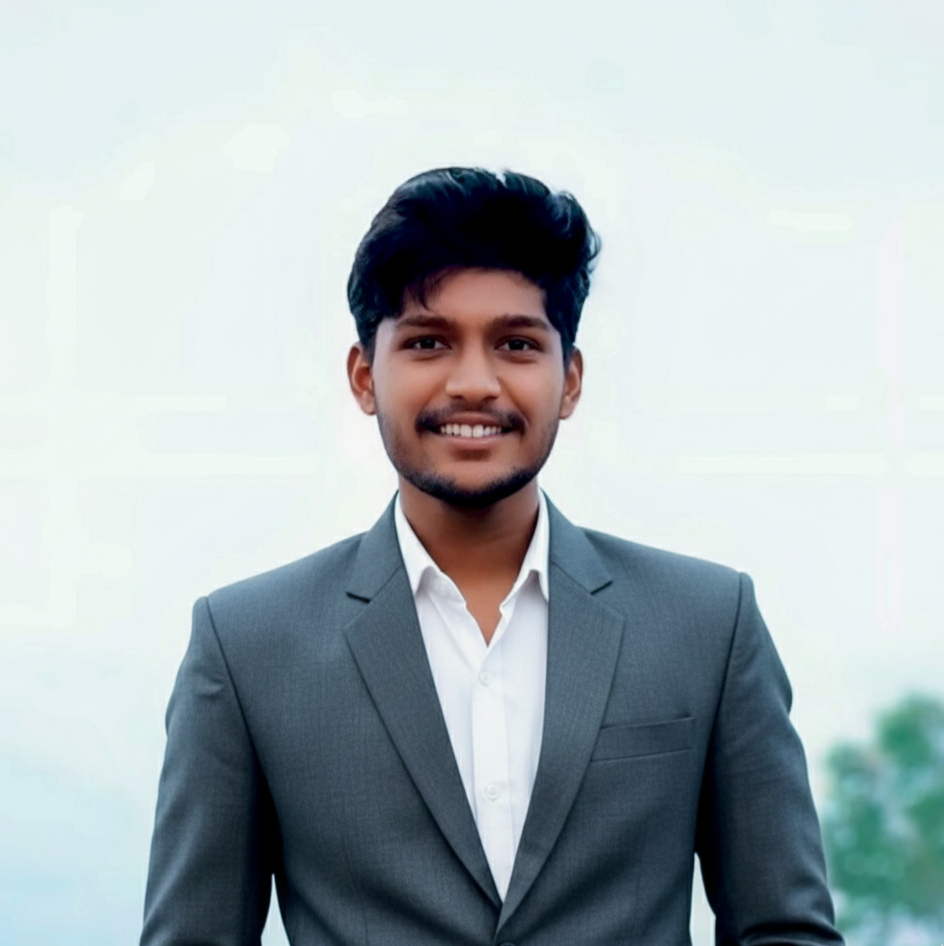
#> input picture photo.png, 944 x 946 px
$ python test_particle_morph.py
#> lines starting #> are read from the running program, lines starting #| are printed output that depends on the picture; after the words box and inside, x2 and y2 are one past the last pixel; in counts of white or black regions, pixels touching at a corner belong together
### build_banner.py
import os
import math
import numpy as np
from PIL import Image, ImageEnhance, ImageFilter, ImageOps, ImageDraw
from scipy.ndimage import binary_fill_holes, binary_closing
from scipy.optimize import linear_sum_assignment

# --- Configuration & Dimensions ---
SVG_W, SVG_H = 1180, 610
PORTRAIT_GRID_W, PORTRAIT_GRID_H = 300, 340

# Position portrait frame inside left panel:
X_OFFSET = 70
Y_OFFSET = 142
SCALE = 1.06

# Color Palettes
PALETTE = {
    'dark': {
        'bg': '#0A101F',
        'card_bg': '#111A2E',
        'card_border': '#1E293B',
        'portrait_dot': '#A78BFA',
        'chrome': '#22D3EE',
        'accent': '#10B981',
        'live_red': '#EF4444',
        'text_header': '#F8FAFC',
        'text_label': '#94A3B8',
        'text_value': '#E2E8F0',
        'dotted_leader': '#334155',
        'pill_bg': 'rgba(34, 211, 238, 0.12)',
        'pill_border': 'rgba(34, 211, 238, 0.4)',
        'pill_text': '#22D3EE',
        'mail_bg': 'rgba(34, 211, 238, 0.10)',
        'mail_border': 'rgba(34, 211, 238, 0.45)',
        'mail_text': '#22D3EE'
    },
    'light': {
        'bg': '#F8FAFC',
        'card_bg': '#FFFFFF',
        'card_border': '#E2E8F0',
        'portrait_dot': '#7C3AED',
        'chrome': '#0891B2',
        'accent': '#10B981',
        'live_red': '#EF4444',
        'text_header': '#0F172A',
        'text_label': '#64748B',
        'text_value': '#1E293B',
        'dotted_leader': '#CBD5E1',
        'pill_bg': 'rgba(8, 145, 178, 0.1)',
        'pill_border': 'rgba(8, 145, 178, 0.3)',
        'pill_text': '#0891B2',
        'mail_bg': 'rgba(8, 145, 178, 0.08)',
        'mail_border': 'rgba(8, 145, 178, 0.35)',
        'mail_text': '#0891B2'
    }
}

# --- 1. Image Processing & Dithering ---
def process_portrait(mode='dark'):
#> called with mode = 'dark'
    img = Image.open('photo.png').convert('RGB')
    img_resized = img.resize((PORTRAIT_GRID_W, PORTRAIT_GRID_H), Image.Resampling.LANCZOS)
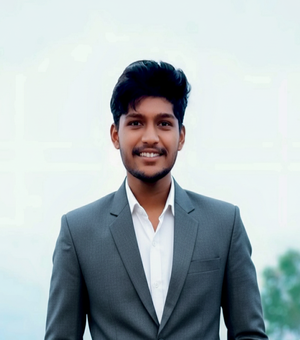
#> img_resized: PIL image 300x340 RGB; mean R, G, B 171.9, 183, 186
    img_np = np.array(img_resized)

    bg_sample = np.mean(img_np[:25, :25, :3], axis=(0,1))
#> bg_sample = [228, 240.1, 240.8]
    dist = np.linalg.norm(img_np[:, :, :3].astype(float) - bg_sample, axis=2)

    mask = dist > 30.0
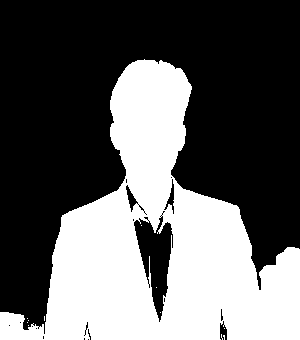
#> mask: shape (340, 300) bool; 38.1% white; 12 white regions (11 under 20 px), largest, box (x1, y1, x2, y2) and area: (0, 59, 300, 340) 38869

    # Clip out background bushes in bottom corners
    Y, X = np.ogrid[:PORTRAIT_GRID_H, :PORTRAIT_GRID_W]
    bush_left = (Y > 240) & (X < 50)
    bush_right = (Y > 230) & (X > 250)
    mask[bush_left] = False
    mask[bush_right] = False
#> mask: shape (340, 300) bool; 33.2% white; 7 white regions (6 under 20 px), largest, box (x1, y1, x2, y2) and area: (50, 59, 251, 340) 33821

    mask = binary_closing(mask, structure=np.ones((5,5)))
#> mask: shape (340, 300) bool; 33.2% white; 1 white region, box (x1, y1, x2, y2) and area: (50, 59, 251, 338) 33909
    mask = binary_fill_holes(mask)
#> mask: shape (340, 300) bool; 35.2% white; 1 white region, box (x1, y1, x2, y2) and area: (50, 59, 251, 338) 35940

    gray = img_resized.convert('L')
    gray = ImageEnhance.Contrast(gray).enhance(1.3)
    gray = ImageOps.autocontrast(gray, cutoff=1)
    gray = gray.filter(ImageFilter.UnsharpMask(radius=3, percent=140))

    gray_arr = np.array(gray, dtype=float)

    dither = gray_arr.copy()
    out_bits = np.zeros_like(dither, dtype=int)

    for y in range(PORTRAIT_GRID_H):
        if y % 2 == 0:
            for x in range(PORTRAIT_GRID_W):
                old_val = dither[y, x]
                new_val = 255 if old_val > 128 else 0
                out_bits[y, x] = new_val
                err = old_val - new_val
                if x + 1 < PORTRAIT_GRID_W:
                    dither[y, x + 1] += err * 7 / 16.0
                if y + 1 < PORTRAIT_GRID_H:
                    if x - 1 >= 0:
                        dither[y + 1, x - 1] += err * 3 / 16.0
                    dither[y + 1, x] += err * 5 / 16.0
                    if x + 1 < PORTRAIT_GRID_W:
                        dither[y + 1, x + 1] += err * 1 / 16.0
        else:
            for x in range(PORTRAIT_GRID_W - 1, -1, -1):
                old_val = dither[y, x]
                new_val = 255 if old_val > 128 else 0
                out_bits[y, x] = new_val
                err = old_val - new_val
                if x - 1 >= 0:
                    dither[y, x - 1] += err * 7 / 16.0
                if y + 1 < PORTRAIT_GRID_H:
                    if x + 1 < PORTRAIT_GRID_W:
                        dither[y + 1, x + 1] += err * 3 / 16.0
                    dither[y + 1, x] += err * 5 / 16.0
                    if x - 1 >= 0:
                        dither[y + 1, x - 1] += err * 1 / 16.0
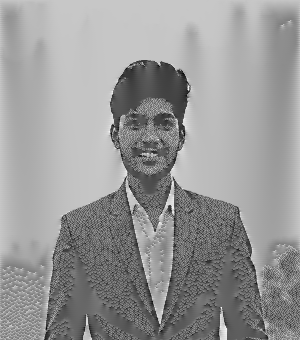
#> dither: shape (340, 300) float64; min -91.6, max 352, mean 172.4; drawn with min black and max white
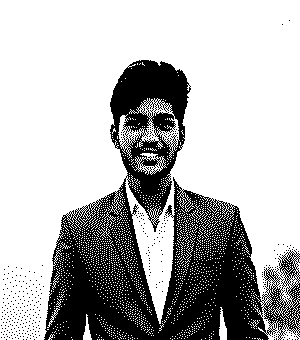
#> out_bits: shape (340, 300) int64; 70.5% white; 350 black regions (349 under 20 px), largest, box (x1, y1, x2, y2) and area: (44, 60, 300, 340) 29716

    if mode == 'dark':
        dot_mask = (out_bits == 255) & mask
#> dot_mask: shape (340, 300) bool; 8.5% white; 2075 white regions (2057 under 20 px), largest, box (x1, y1, x2, y2) and area: (125, 170, 175, 324) 3153, (118, 98, 180, 159) 1136, (134, 153, 167, 175) 269
    else:
        dot_mask = (out_bits == 0) & mask

    ys, xs = np.where(dot_mask)
#> ys = 8719 values from 59 to 337; xs = 8719 values, max 250 at index 5211, min 50 at index 7130, mean 150
    dots = np.column_stack([xs, ys])
#> dots = 8719 pairs, first value 50 to 250, second value 59 to 337
    return dots

# --- 2. Logo Point Clouds & Optimal Transport Chain ---
def generate_logos(num_points=900):
    def make_logo(logo_type):
        img = Image.new('L', (PORTRAIT_GRID_W, PORTRAIT_GRID_H), 0)
        draw = ImageDraw.Draw(img)
        cx, cy = PORTRAIT_GRID_W // 2, PORTRAIT_GRID_H // 2

        if logo_type == "flutter":
            p1 = [(cx - 20, cy - 90), (cx + 65, cy - 90), (cx - 15, cy - 10), (cx - 100, cy - 10)]
            draw.polygon(p1, fill=255)
            p2 = [(cx - 30, cy + 10), (cx + 55, cy + 10), (cx - 25, cy + 90), (cx - 110, cy + 90)]
            draw.polygon(p2, fill=255)
        elif logo_type == "code":
            draw.line([(cx - 30, cy - 65), (cx - 95, cy), (cx - 30, cy + 65)], fill=255, width=24)
            draw.line([(cx + 25, cy - 75), (cx - 25, cy + 75)], fill=255, width=22)
            draw.line([(cx + 30, cy - 65), (cx + 95, cy), (cx + 30, cy + 65)], fill=255, width=24)
        elif logo_type == "vercel":
            pts = [(cx, cy - 95), (cx - 105, cy + 85), (cx + 105, cy + 85)]
            draw.polygon(pts, fill=255)

        arr = np.array(img)
        ys, xs = np.where(arr > 128)
        idx = np.random.choice(len(xs), size=num_points, replace=(len(xs) < num_points))
        return np.column_stack([xs[idx], ys[idx]]).astype(float)

    p1_raw = make_logo("flutter")
    p2_raw = make_logo("code")
    p3_raw = make_logo("vercel")

    return p1_raw, p2_raw, p3_raw

# --- 3. Optimized Path Run Generator ---
# [279 lines left out: functions dots_to_stroke_runs, generate_svg, not called in this run]

# [3 lines that do not run on import are left out]

### test_particle_morph.py
import numpy as np
from PIL import Image, ImageDraw
from scipy.optimize import linear_sum_assignment
from build_banner import process_portrait, generate_logos, PORTRAIT_GRID_W, PORTRAIT_GRID_H

# 1. Sample 900 points from portrait dots
dots = process_portrait('dark')
idx = np.random.choice(len(dots), size=900, replace=False)
#> idx = 900 values, max 8679 at index 567, min 20 at index 513, mean 4300.3
p_photo = dots[idx].astype(float)
#> p_photo = 900 pairs, first value 50 to 250, second value 62 to 336

# 2. Get logos
p1_raw, p2_raw, p3_raw = generate_logos(900)
#> in make_logo, `img = Image.new('L', (PORTRAIT_GRID_W, PORTRAIT_GRID_H), 0)`: img: PIL image 300x340 L; every value is 0
#> in make_logo, `arr = np.array(img)`: arr: shape (340, 300); 13.7% white; 2 white regions, box (x1, y1, x2, y2) and area: (50, 80, 216, 161) 6966, (40, 180, 206, 261) 6966
#> in make_logo, `ys, xs = np.where(arr > 128)`: ys = 13932 values from 80 to 260; xs = 13932 values, max 215 at index 85, min 40 at index 13846, mean 127.5
#> in make_logo, `idx = np.random.choice(len(xs), size=num_points, replace=(len(xs) < nu..`: idx = 900 values, max 13931 at index 729, min 53 at index 871, mean 7082.1
#> in generate_logos, `p1_raw = make_logo("flutter")`: p1_raw = 900 pairs, first value 47 to 210, second value 80 to 260
#> in make_logo (call 2), `arr = np.array(img)`: arr: shape (340, 300); 11.3% white; 1 white region, box (x1, y1, x2, y2) and area: (47, 92, 254, 249) 11501
#> in generate_logos, `p2_raw = make_logo("code")`: p2_raw = 900 pairs, first value 51 to 251, second value 94 to 247
#> call 3 of make_logo, with logo_type = 'vercel'
#> in make_logo (call 3), `arr = np.array(img)`:
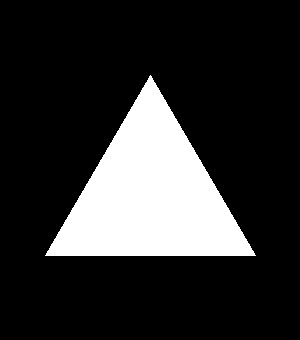
#> arr: shape (340, 300); 18.8% white; 1 white region, box (x1, y1, x2, y2) and area: (45, 75, 256, 256) 19171
#> in make_logo (call 3), `ys, xs = np.where(arr > 128)`: ys = 19171 values from 75 to 255; xs = 19171 values, max 255 at index 19170, min 45 at index 18960, mean 150
#> in make_logo (call 3), `idx = np.random.choice(len(xs), size=num_points, replace=(len(xs) < nu..`: idx = 900 values, max 19152 at index 440, min 4 at index 553, mean 9501.9
#> in generate_logos, `p3_raw = make_logo("vercel")`: p3_raw = 900 pairs, first value 47 to 251, second value 77 to 255

# Optimal transport chain: p_photo -> p1 -> p2 -> p3 -> p_photo
# Match p_photo -> p1
cost0 = np.linalg.norm(p_photo[:, None, :] - p1_raw[None, :, :], axis=2)
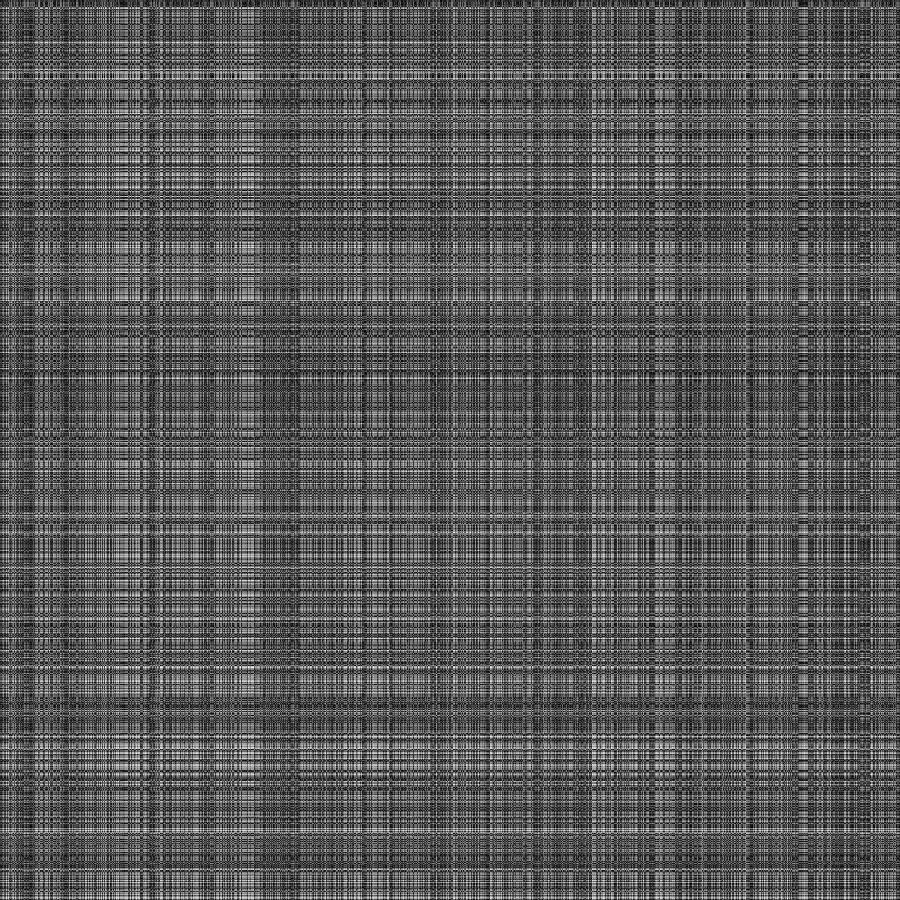
#> cost0: shape (900, 900) float64; min 0, max 284.8, mean 99.1; drawn with min black and max white
_, c0 = linear_sum_assignment(cost0)
#> c0 = 900 values, max 899 at index 136, min 0 at index 210, mean 449.5
p1 = p1_raw[c0]
#> p1 has the same summary as p1_raw in generate_logos

# Match p1 -> p2
cost1 = np.linalg.norm(p1[:, None, :] - p2_raw[None, :, :], axis=2)
_, c1 = linear_sum_assignment(cost1)
#> c1 = 900 values, max 899 at index 364, min 0 at index 162, mean 449.5
p2 = p2_raw[c1]
#> p2 has the same summary as p2_raw in generate_logos

# Match p2 -> p3
cost2 = np.linalg.norm(p2[:, None, :] - p3_raw[None, :, :], axis=2)
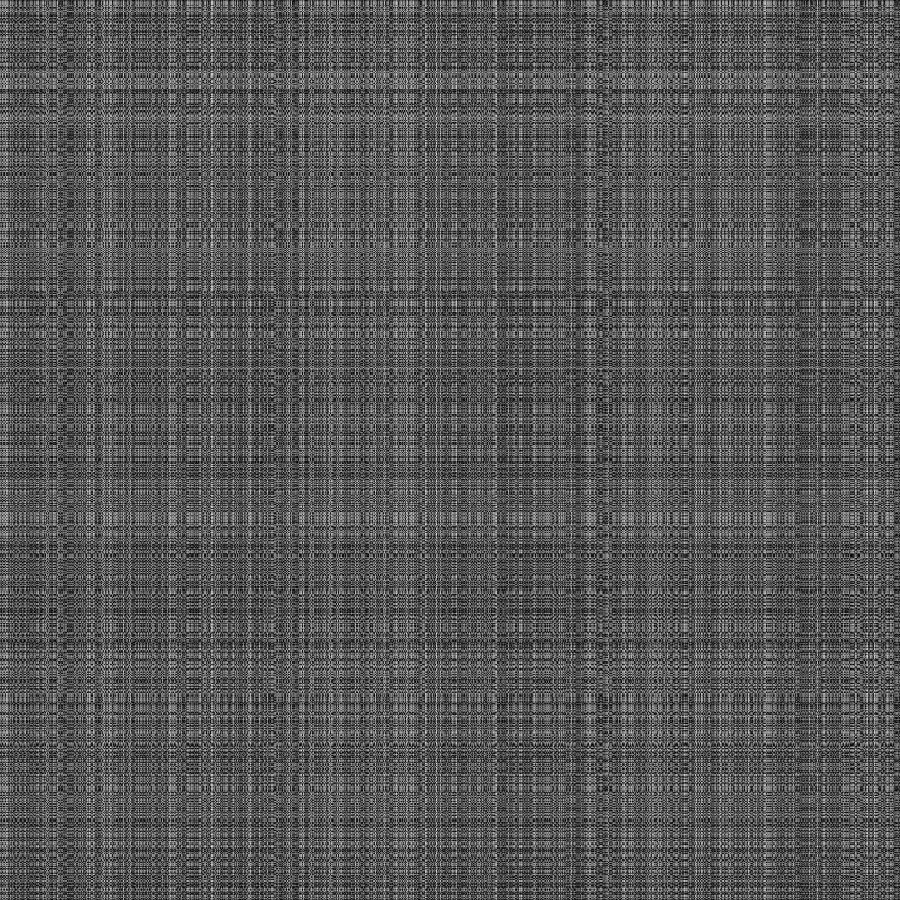
#> cost2: shape (900, 900) float64; min 0, max 220.5, mean 86.6
_, c2 = linear_sum_assignment(cost2)
#> c2 = 900 values, max 899 at index 410, min 0 at index 748, mean 449.5
p3 = p3_raw[c2]
#> p3 has the same summary as p3_raw in generate_logos

print("Photo particles shape:", p_photo.shape)
#| Photo particles shape: (900, 2)
print("p1 (Flutter) matched:", p1.shape)
#| p1 (Flutter) matched: (900, 2)
print("p2 (Code) matched:", p2.shape)
#| p2 (Code) matched: (900, 2)
print("p3 (Vercel) matched:", p3.shape)
#| p3 (Vercel) matched: (900, 2)
print("Chain matching complete!")
